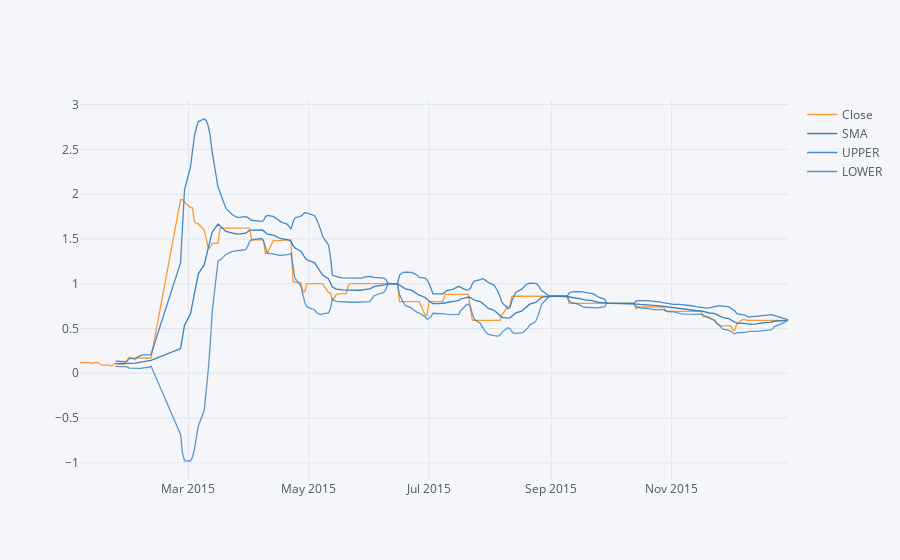

This figure's notebook cell:
### Markdown cell above
**Use .ta_plot(study='boll') to create a Bollinger Band Plot for Bank of America for the year 2015.**

### Code cell
BAC['Close'].loc['2015-01-01':'2016-01-01'].ta_plot(study='boll')

### Figure 1 — Plotly figure (JSON) as saved in the notebook; plotly's stock layout.template omitted (floating-point values rounded to 4 significant figures; data arrays with more than 128 entries replaced by an {"elided": "..."} marker saying what was removed)
{"data": [{"line": {"color": "rgba(255, 153, 51, 1.0)", "dash": "solid", "width": 1.3}, "mode": "lines", "name": "Close", "text": "", "type": "scatter", "x": {"elided": "239 str values"}, "y": {"elided": "239 float values"}}, {"line": {"color": "rgba(55, 128, 191, 1.0)", "dash": "solid", "width": 1.3}, "mode": "lines", "name": "SMA", "text": "", "type": "scatter", "x": {"elided": "239 str values"}, "y": {"elided": "239 mixed values"}}, {"line": {"color": "rgba(55, 128, 191, 0.89999999999999991)", "dash": "solid", "width": 1.3}, "mode": "lines", "name": "UPPER", "text": "", "type": "scatter", "x": {"elided": "239 str values"}, "y": {"elided": "239 mixed values"}}, {"line": {"color": "rgba(55, 128, 191, 0.79999999999999982)", "dash": "solid", "width": 1.3}, "mode": "lines", "name": "LOWER", "text": "", "type": "scatter", "x": {"elided": "239 str values"}, "y": {"elided": "239 mixed values"}}], "layout": {"legend": {"bgcolor": "#F5F6F9", "font": {"color": "#4D5663"}}, "paper_bgcolor": "#F5F6F9", "plot_bgcolor": "#F5F6F9", "titlefont": {"color": "#4D5663"}, "xaxis1": {"gridcolor": "#E1E5ED", "showgrid": true, "tickfont": {"color": "#4D5663"}, "title": "", "titlefont": {"color": "#4D5663"}, "zerolinecolor": "#E1E5ED"}, "yaxis1": {"gridcolor": "#E1E5ED", "showgrid": true, "tickfont": {"color": "#4D5663"}, "title": "", "titlefont": {"color": "#4D5663"}, "zerolinecolor": "#E1E5ED"}}}
